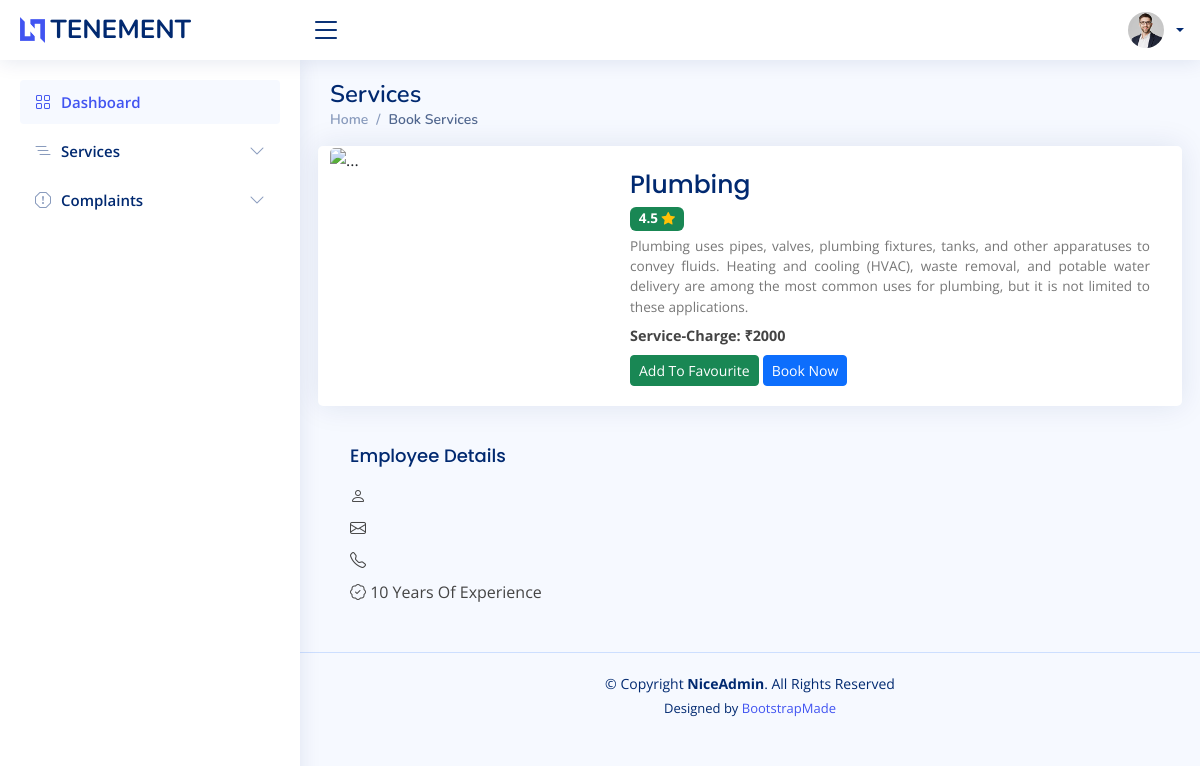
Page /user/serviceaction.php?serviceid=2 on the earlier database version.
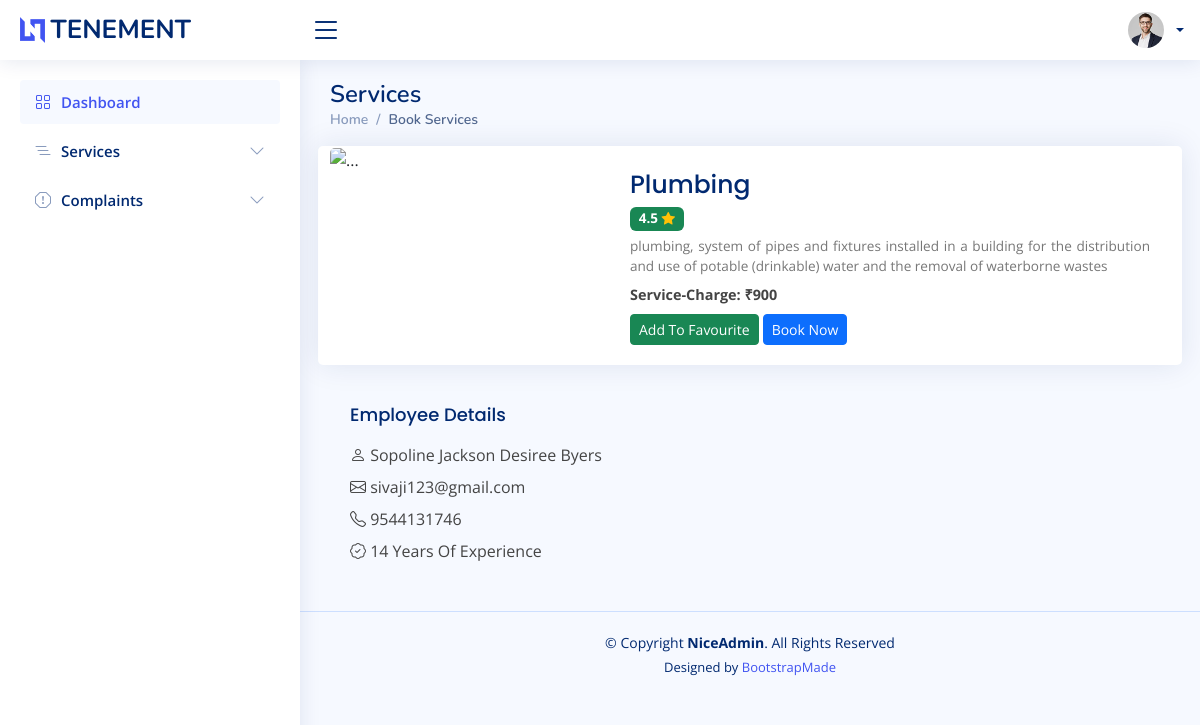
Same page on the later database version.
### tables this page shows
CREATE TABLE `addservice` (
  `serviceid` int(100) NOT NULL,
  `services` varchar(100) NOT NULL,
  `description` varchar(500) NOT NULL,
  `experience` varchar(100) NOT NULL,
  `rate` varchar(100) NOT NULL,
  `email` varchar(50) NOT NULL
);

CREATE TABLE `employee_register` (
  `fname` varchar(50) NOT NULL,
  `lname` varchar(50) NOT NULL,
  `housename` varchar(50) NOT NULL,
  `street` varchar(50) NOT NULL,
  `district` varchar(50) NOT NULL,
  `state` varchar(50) NOT NULL,
  `zip` int(30) NOT NULL,
  `dob` date NOT NULL,
  `gender` varchar(50) NOT NULL,
  `phonenumber` varchar(50) NOT NULL,
  `email` varchar(50) NOT NULL,
  `aadhar` varchar(50) NOT NULL,
  `password` varchar(50) NOT NULL
);

### connect.php (called while the page is built, shortened)
<?php
$dbname="tenement";
$conn=mysqli_connect("localhost","root","",$dbname);
function select_data($sql)
{
  global $conn;
  $res = mysqli_query($conn, $sql);
  if ($res)
    return $res;
  else
    return False;
}
?>

### user/serviceaction.php (the view, shortened to what this page needs)
<?php
require 'header.php';
$serviceid = $_GET['serviceid'];
?>
<main id="main" class="main">
  <div class="pagetitle">
    <h1>Services</h1>
    <nav>
      <ol class="breadcrumb">
        <li class="breadcrumb-item"><a href="index.php">Home</a></li>
        <li class="breadcrumb-item active">Book Services</li>
      </ol>
    </nav>
  </div>
  <?php
  $sql = "SELECT * FROM addservice WHERE serviceid='$serviceid'";
  $data = select_data($sql);
  $row = mysqli_fetch_assoc($data)
  ?>
<?php
$sql1 = "SELECT * FROM addservice a,employee_register r WHERE r.email=a.email";
$data1 = select_data($sql1);
$row1 = mysqli_fetch_assoc($data1)
?>
  <section class="section">
    <div class="row align-items-top">
      <div class="card mb-3">
        <div class="row g-0">
          <div class="col-lg-4">
            <img src="../upload/service/add_service_<?php echo $row['serviceid']; ?>.jpg" class="card-img-top" alt="..." height="">
          </div>
          <div class="col-md-8">
            <div class="card-body">
              <p class="card-title" style="font-size: 25px;padding-bottom:0px;margin-bottom:0px"><?php echo $row['services'] ?></p>
              <p style="font-size: large;margin:0 0 5px;"> <span class="badge bg-success">4.5 <i class="bi bi-star-fill text-warning"></i></span></p>
              <p class="card-text mb-2" style="text-align: justify;font-size:85%;color:#777;"><?php echo $row['description']; ?></p>
              <p class="card-text mb-2" style="text-transform: capitalize;color:#444;font-size:90%;"> <b>Service-charge: ₹<?php echo $row['rate'] ?></b></p>
              <div class="btn-group">
                <a href="#" class="btn btn-success btn-sm"></i>Add To Favourite</a>
              </div>
              <div class="btn-group">
                <a href="bookingaction.php" class="btn btn-primary btn-sm"></i> Book Now</a>
              </div>
            </div>
          </div>
        </div>
      </div>
      <div class="col-md-6">
            <div class="card-body">
            <p class="card-title" style="padding-right:15%">Employee Details</p>
            <p class="card-text mb-2" ><b><i class="bi bi-person"></i></b> <?php echo $row1['fname']?> <?php echo $row1['lname']?></p>
            <p class="card-text mb-2" ><b><i class="bi bi-envelope"></i></b> <?php echo $row1['email']?></p>
            <p class="card-text mb-2" ><b><i class="bi bi-telephone"></i></b> <?php echo $row1['phonenumber']?></p>
            <p class="card-text mb-2" ><b><i class="bi bi-patch-check"></i></b> <?php echo $row['experience']?> Years Of Experience</p>
            </div>
  </section>
</main>

Differences in the rows shown:
changed addservice "Plumbing": description "Plumbing uses pipes, valves, plumbing fixtures, tanks, and other apparatuses to convey fluids. Heating and cooling (HVAC), waste removal, and potable water delivery are among the most common uses for plumbing, but it is not limited to these applications." → "plumbing, system of pipes and fixtures installed in a building for the distribution and use of potable (drinkable) water and the removal of waterborne wastes"; rate "2000" → "900"; experience "10" → "14"
now on this page (row unchanged): employee_register: fname "Sopoline Jackson", lname "Desiree Byers", email "sivaji123@gmail.com", phonenumber "9544131746"
